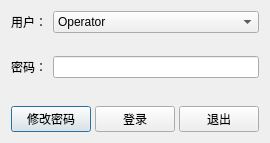
<?xml version="1.0" encoding="UTF-8"?>
<ui version="4.0">
 <class>LoginDlg</class>
 <widget class="QDialog" name="LoginDlg">
  <property name="geometry">
   <rect>
    <x>0</x>
    <y>0</y>
    <width>232</width>
    <height>143</height>
   </rect>
  </property>
  <property name="windowTitle">
   <string>登录</string>
  </property>
  <layout class="QVBoxLayout" name="verticalLayout">
   <item>
    <layout class="QFormLayout" name="formLayout">
     <property name="verticalSpacing">
      <number>23</number>
     </property>
     <item row="0" column="0">
      <widget class="QLabel" name="label">
       <property name="text">
        <string>用户：</string>
       </property>
      </widget>
     </item>
     <item row="0" column="1">
      <widget class="QComboBox" name="comboBox_userOp">
       <item>
        <property name="text">
         <string>Operator</string>
        </property>
       </item>
       <item>
        <property name="text">
         <string>Administrator</string>
        </property>
       </item>
      </widget>
     </item>
     <item row="1" column="0">
      <widget class="QLabel" name="label_2">
       <property name="text">
        <string>密码：</string>
       </property>
      </widget>
     </item>
     <item row="1" column="1">
      <widget class="QLineEdit" name="lineEdit_passwd">
       <property name="echoMode">
        <enum>QLineEdit::Password</enum>
       </property>
      </widget>
     </item>
    </layout>
   </item>
   <item>
    <layout class="QHBoxLayout" name="horizontalLayout">
     <property name="spacing">
      <number>4</number>
     </property>
     <item>
      <spacer name="horizontalSpacer">
       <property name="orientation">
        <enum>Qt::Horizontal</enum>
       </property>
       <property name="sizeHint" stdset="0">
        <size>
         <width>40</width>
         <height>20</height>
        </size>
       </property>
      </spacer>
     </item>
     <item>
      <widget class="QPushButton" name="pushButton_ModifyPSW">
       <property name="text">
        <string>修改密码</string>
       </property>
      </widget>
     </item>
     <item>
      <widget class="QPushButton" name="pushButton_OK">
       <property name="text">
        <string>登录</string>
       </property>
      </widget>
     </item>
     <item>
      <widget class="QPushButton" name="pushButton_Cancel">
       <property name="text">
        <string>退出</string>
       </property>
      </widget>
     </item>
    </layout>
   </item>
  </layout>
 </widget>
 <resources/>
 <connections/>
</ui>
